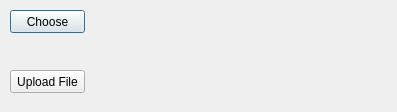
<?xml version="1.0" encoding="UTF-8"?>
<ui version="4.0">
 <class>FileUploadUI</class>
 <widget class="QDialog" name="FileUploadUI">
  <property name="geometry">
   <rect>
    <x>0</x>
    <y>0</y>
    <width>397</width>
    <height>112</height>
   </rect>
  </property>
  <property name="windowTitle">
   <string>FileUploadUI</string>
  </property>
  <widget class="QPushButton" name="buttonChoose">
   <property name="geometry">
    <rect>
     <x>10</x>
     <y>10</y>
     <width>75</width>
     <height>23</height>
    </rect>
   </property>
   <property name="text">
    <string>Choose</string>
   </property>
  </widget>
  <widget class="QPushButton" name="buttonUploadFile">
   <property name="geometry">
    <rect>
     <x>10</x>
     <y>70</y>
     <width>75</width>
     <height>23</height>
    </rect>
   </property>
   <property name="text">
    <string>Upload File</string>
   </property>
  </widget>
  <widget class="QLabel" name="labelFileName">
   <property name="geometry">
    <rect>
     <x>100</x>
     <y>20</y>
     <width>46</width>
     <height>20</height>
    </rect>
   </property>
   <property name="font">
    <font>
     <italic>true</italic>
    </font>
   </property>
   <property name="text">
    <string/>
   </property>
  </widget>
  <widget class="QLabel" name="labelStatusMessage">
   <property name="geometry">
    <rect>
     <x>20</x>
     <y>40</y>
     <width>46</width>
     <height>13</height>
    </rect>
   </property>
   <property name="text">
    <string/>
   </property>
  </widget>
 </widget>
 <resources/>
 <connections/>
</ui>
